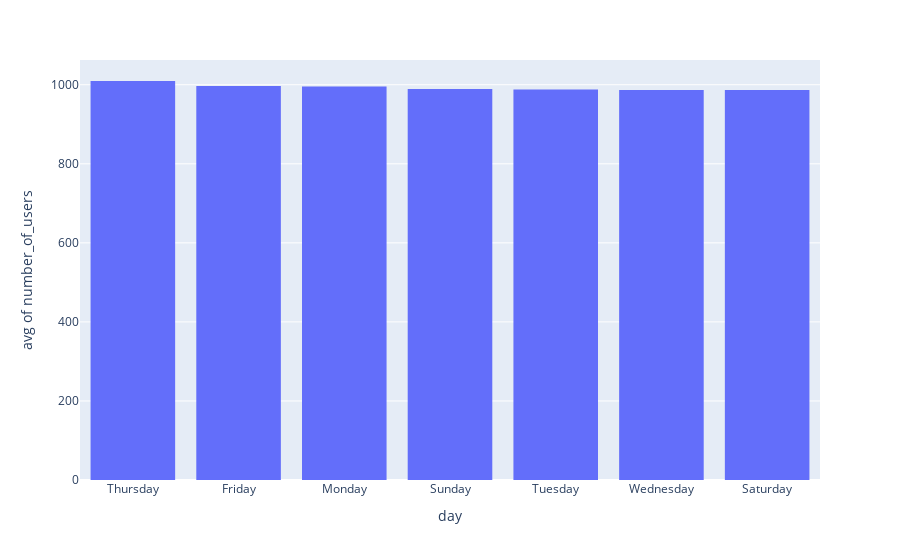

Notebook cell for this chart:
### Markdown cell above
#### Sorting bins based on content

Let's come back to the example where we plotted the average number of users for each day and order the bins based on the y-axis values, from largest to lowest. This is how it can be done:

### Code cell
fig = px.histogram(data_users_dict, x="day", y='number_of_users', histfunc='avg').update_xaxes(categoryorder='total descending')
fig.show()

### Figure 1 — Plotly figure (JSON) as saved in the notebook; plotly's stock layout.template omitted (floating-point values rounded to 4 significant figures)
{"data": [{"alignmentgroup": "True", "bingroup": "x", "histfunc": "avg", "hovertemplate": "day=%{x}<br>avg of number_of_users=%{y}<extra></extra>", "legendgroup": "", "marker": {"color": "#636efa", "pattern": {"shape": ""}}, "name": "", "offsetgroup": "", "orientation": "v", "showlegend": false, "type": "histogram", "x": ["Wednesday", "Thursday", "Friday", "Saturday", "Sunday", "Monday", "Tuesday", "Wednesday", "Thursday", "Friday", "Saturday", "Sunday", "Monday", "Tuesday", "Wednesday", "Thursday", "Friday", "Saturday", "Sunday", "Monday", "Tuesday", "Wednesday", "Thursday", "Friday", "Saturday", "Sunday", "Monday", "Tuesday", "Wednesday", "Thursday", "Friday", "Saturday", "Sunday", "Monday", "Tuesday", "Wednesday", "Thursday", "Friday", "Saturday", "Sunday", "Monday", "Tuesday", "Wednesday", "Thursday", "Friday", "Saturday", "Sunday", "Monday", "Tuesday", "Wednesday", "Thursday", "Friday", "Saturday", "Sunday", "Monday", "Tuesday", "Wednesday", "Thursday", "Friday", "Saturday", "Sunday", "Monday", "Tuesday", "Wednesday", "Thursday", "Friday", "Saturday", "Sunday", "Monday", "Tuesday", "Wednesday", "Thursday", "Friday", "Saturday", "Sunday", "Monday", "Tuesday", "Wednesday", "Thursday", "Friday", "Saturday", "Sunday", "Monday", "Tuesday", "Wednesday", "Thursday", "Friday", "Saturday", "Sunday", "Monday", "Tuesday", "Wednesday", "Thursday", "Friday", "Saturday", "Sunday", "Monday", "Tuesday", "Wednesday", "Thursday", "Friday", "Saturday", "Sunday", "Monday", "Tuesday", "Wednesday", "Thursday", "Friday", "Saturday", "Sunday", "Monday", "Tuesday", "Wednesday", "Thursday", "Friday", "Saturday", "Sunday", "Monday", "Tuesday", "Wednesday"], "xaxis": "x", "y": [1070, 970, 975, 890, 1004, 975, 945, 914, 1098, 1015, 1027, 978, 1004, 1055, 1018, 1021, 1033, 1008, 934, 919, 1013, 1038, 1070, 937, 900, 1011, 1067, 911, 1011, 999, 1012, 950, 1014, 1016, 1038, 897, 1007, 1111, 952, 927, 974, 984, 1002, 1102, 970, 1046, 923, 964, 949, 1007, 1028, 926, 1038, 1055, 999, 988, 1015, 1089, 948, 985, 1056, 967, 935, 996, 983, 1068, 991, 1012, 1070, 971, 953, 911, 984, 992, 1041, 1038, 1040, 1022, 971, 1032, 1016, 962, 962, 1028, 972, 1083, 888, 962, 947, 1028, 920, 1026, 930, 994, 993, 1001, 1017, 1056, 885, 982, 1070, 1030, 977, 980, 1005, 986, 992, 939, 1019, 962, 934, 985, 996, 925, 1045, 974, 1008, 1008, 975, 956], "yaxis": "y"}], "layout": {"barmode": "relative", "legend": {"tracegroupgap": 0}, "margin": {"t": 60}, "xaxis": {"anchor": "y", "categoryorder": "total descending", "domain": [0, 1], "title": {"text": "day"}}, "yaxis": {"anchor": "x", "domain": [0, 1], "title": {"text": "avg of number_of_users"}}}}
